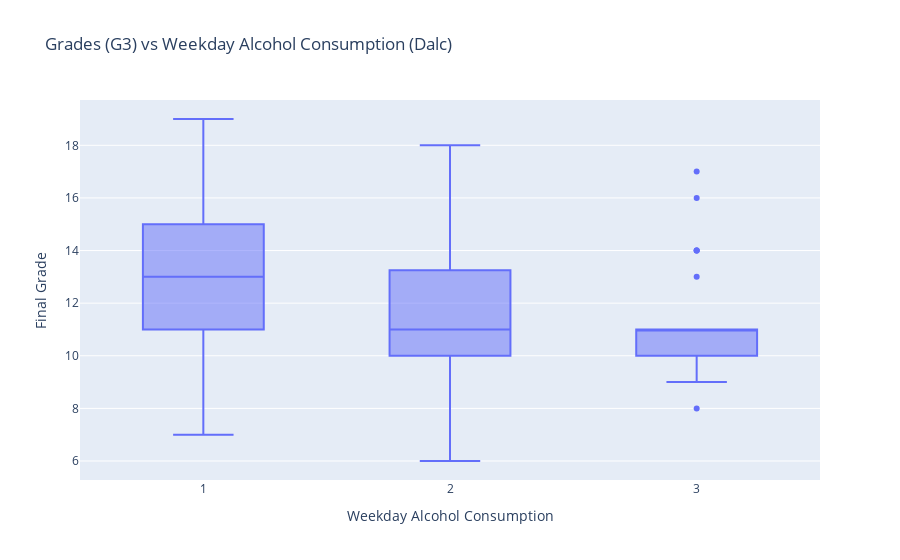

The code cell stored with this chart in its notebook:
### Code cell
fig5 = px.box(df, x='Dalc', y='G3', title='Grades (G3) vs Weekday Alcohol Consumption (Dalc)',
              labels={'Dalc': 'Weekday Alcohol Consumption', 'G3': 'Final Grade'})
fig5.show()

### Figure 1 — Plotly figure (JSON) as saved in the notebook; plotly's stock layout.template omitted (floating-point values rounded to 4 significant figures; data arrays with more than 128 entries replaced by an {"elided": "..."} marker saying what was removed)
{"data": [{"alignmentgroup": "True", "hovertemplate": "Weekday Alcohol Consumption=%{x}<br>Final Grade=%{y}<extra></extra>", "legendgroup": "", "marker": {"color": "#636efa"}, "name": "", "notched": false, "offsetgroup": "", "orientation": "v", "showlegend": false, "type": "box", "x": {"elided": "465 int values"}, "x0": " ", "xaxis": "x", "y": {"elided": "465 int values"}, "y0": " ", "yaxis": "y"}], "layout": {"boxmode": "group", "legend": {"tracegroupgap": 0}, "title": {"text": "Grades (G3) vs Weekday Alcohol Consumption (Dalc)"}, "xaxis": {"anchor": "y", "domain": [0, 1], "title": {"text": "Weekday Alcohol Consumption"}}, "yaxis": {"anchor": "x", "domain": [0, 1], "title": {"text": "Final Grade"}}}}
